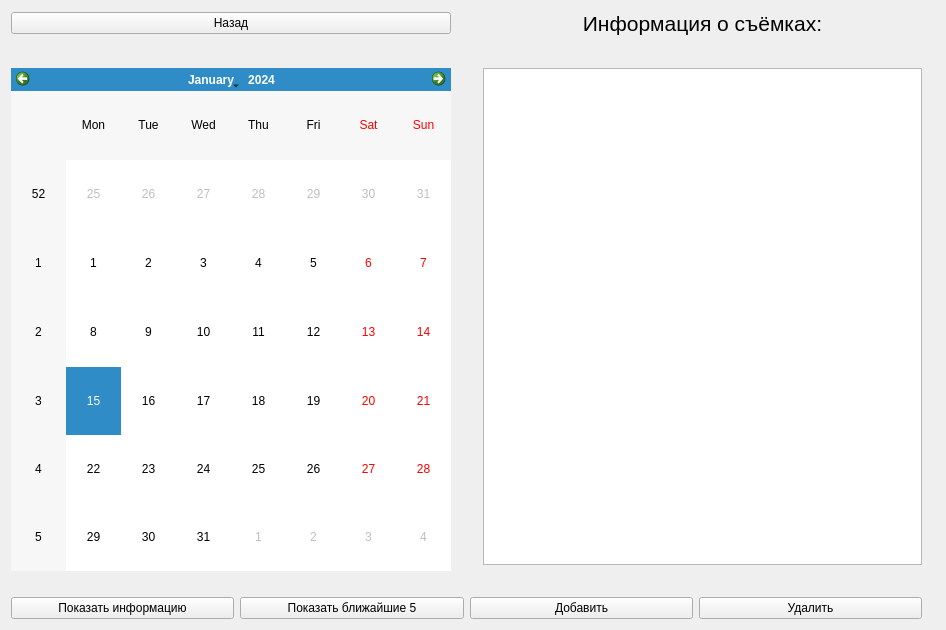
<?xml version="1.0" encoding="UTF-8"?>
<ui version="4.0">
 <class>Calendar</class>
 <widget class="QWidget" name="Calendar">
  <property name="geometry">
   <rect>
    <x>0</x>
    <y>0</y>
    <width>946</width>
    <height>630</height>
   </rect>
  </property>
  <property name="windowTitle">
   <string>Form</string>
  </property>
  <layout class="QGridLayout" name="gridLayout">
   <item row="3" column="2">
    <widget class="QTableView" name="tableView"/>
   </item>
   <item row="6" column="0" colspan="3">
    <layout class="QHBoxLayout" name="horizontalLayout">
     <item>
      <widget class="QPushButton" name="ShowCurrentButton">
       <property name="text">
        <string>Показать информацию</string>
       </property>
      </widget>
     </item>
     <item>
      <widget class="QPushButton" name="ShowNearButton">
       <property name="text">
        <string>Показать ближайшие 5</string>
       </property>
      </widget>
     </item>
     <item>
      <widget class="QPushButton" name="AddButton">
       <property name="text">
        <string>Добавить</string>
       </property>
      </widget>
     </item>
     <item>
      <widget class="QPushButton" name="DeleteButton">
       <property name="text">
        <string>Удалить</string>
       </property>
      </widget>
     </item>
    </layout>
   </item>
   <item row="5" column="0" colspan="3">
    <spacer name="horizontalSpacer">
     <property name="orientation">
      <enum>Qt::Horizontal</enum>
     </property>
     <property name="sizeHint" stdset="0">
      <size>
       <width>40</width>
       <height>20</height>
      </size>
     </property>
    </spacer>
   </item>
   <item row="1" column="3">
    <widget class="QLabel" name="LabelEvents">
     <property name="text">
      <string/>
     </property>
    </widget>
   </item>
   <item row="0" column="0">
    <widget class="QPushButton" name="ReturnToMenuButton">
     <property name="text">
      <string>Назад</string>
     </property>
    </widget>
   </item>
   <item row="3" column="0" rowspan="2">
    <widget class="QCalendarWidget" name="calendarWidget"/>
   </item>
   <item row="3" column="1" rowspan="2">
    <spacer name="verticalSpacer">
     <property name="orientation">
      <enum>Qt::Vertical</enum>
     </property>
     <property name="sizeHint" stdset="0">
      <size>
       <width>20</width>
       <height>200</height>
      </size>
     </property>
    </spacer>
   </item>
   <item row="0" column="2">
    <widget class="QLabel" name="label">
     <property name="font">
      <font>
       <pointsize>16</pointsize>
      </font>
     </property>
     <property name="text">
      <string>&lt;!DOCTYPE HTML PUBLIC &quot;-//W3C//DTD HTML 4.0//EN&quot; &quot;http://www.w3.org/TR/REC-html40/strict.dtd&quot;&gt;
&lt;html&gt;&lt;head&gt;&lt;meta name=&quot;qrichtext&quot; content=&quot;1&quot; /&gt;&lt;style type=&quot;text/css&quot;&gt;
p, li { white-space: pre-wrap; }
&lt;/style&gt;&lt;/head&gt;&lt;body style=&quot; font-family:'MS Shell Dlg 2'; font-size:16pt; font-weight:400; font-style:normal;&quot;&gt;
&lt;p align=&quot;center&quot; style=&quot; margin-top:0px; margin-bottom:0px; margin-left:0px; margin-right:0px; -qt-block-indent:0; text-indent:0px;&quot;&gt;Информация о съёмках:&lt;/p&gt;&lt;/body&gt;&lt;/html&gt;</string>
     </property>
    </widget>
   </item>
   <item row="1" column="0" colspan="3">
    <spacer name="horizontalSpacer_3">
     <property name="orientation">
      <enum>Qt::Horizontal</enum>
     </property>
     <property name="sizeHint" stdset="0">
      <size>
       <width>40</width>
       <height>20</height>
      </size>
     </property>
    </spacer>
   </item>
  </layout>
 </widget>
 <resources/>
 <connections/>
</ui>
